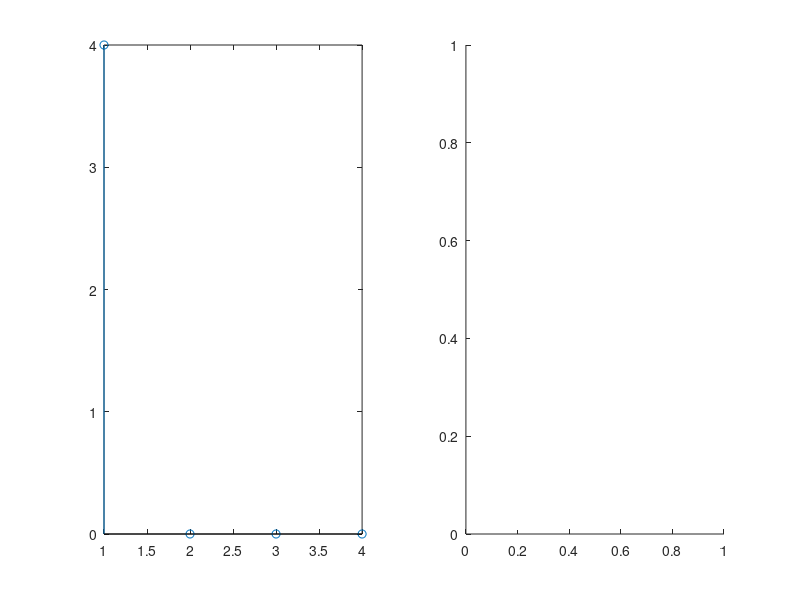

The MATLAB script that drew this image: (Note: this script raises an error after producing the figure.)
T=4; %width of the rectangule pulse in seconds
t=0:1:3; %time base
x=rectpuls(t-T/2,T); %generating the square wave
stem(t,x);
X = fft(x, 4);
subplot(1,2,1)
stem(abs(X));
subplot(1,2,2);
stem(phase(X));
